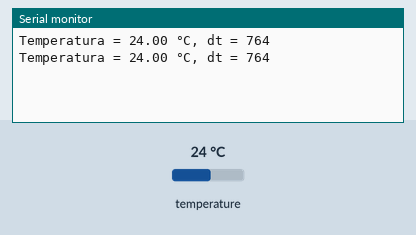
This sketch was run on a simulated Arduino Uno, built with avr-gcc and run on an emulated ATmega328P. Shown: the last lines printed to the serial monitor. Inputs (shaded band) come from the test bench; at power-on: temperature 24 °C.

Above: at 3.3 s.
3.4 s: temperature set to 12 °C
At 5.5 s:
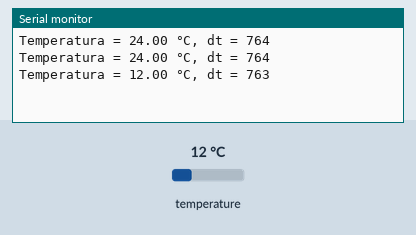
5.9 s: temperature set to 19 °C
At 7.0 s:
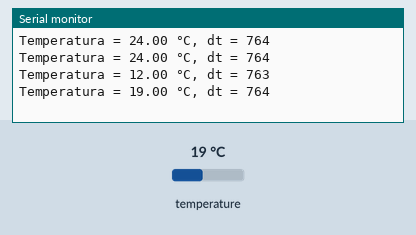
Timing chart, 0 to 8.9 s (numbered marks = the images above; inputs shaded):
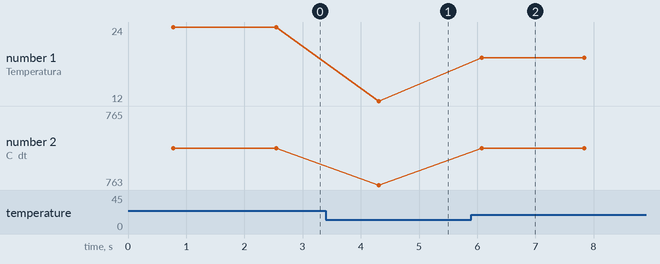

Measured:
- after the input at 3.4 s, the serial monitor: prints a new line after 0.91 s (image 1)
- after the input at 5.9 s, the serial monitor: prints a new line after 0.17 s (image 2)
- plotted number 1: 24 → 12 after the input at 3.4 s, 12 → 19 after the input at 5.9 s

The sketch:

ds18b20_test.ino
```cpp
#include <OneWire.h>
#include <DallasTemperature.h>

OneWire ourWire(8);
DallasTemperature DS18B20(&ourWire);

unsigned long dt;
float tem;

void setup() {
  Serial.begin(115200);
  DS18B20.begin();
}

void loop() {
  dt = millis();
  DS18B20.requestTemperatures();
  tem = DS18B20.getTempCByIndex(0);
  dt = millis() - dt;
  Serial.print("Temperatura = ");
  Serial.print(tem);
  Serial.print(" °C");
  Serial.print(", dt = ");
  Serial.println(dt);
  delay(1000);
}
```
